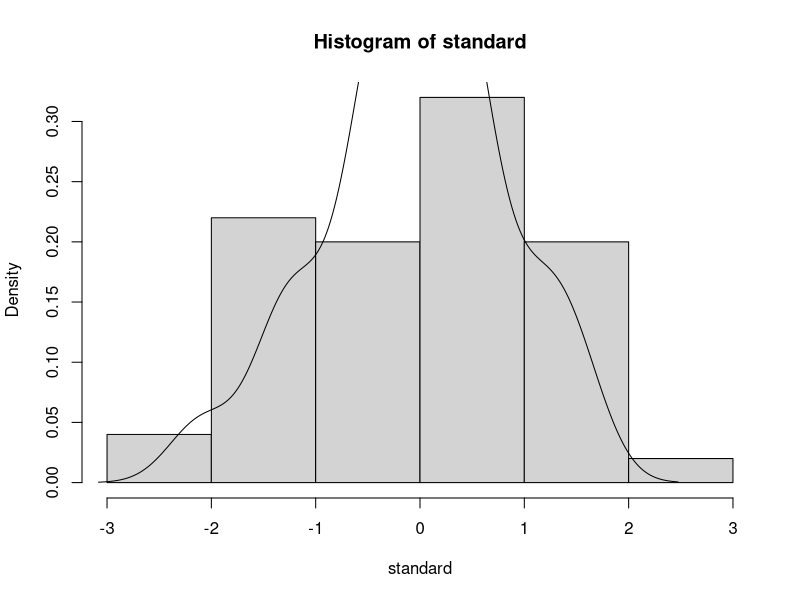

The R source for this figure:
## Task 3:

## Function that takes as an input Normal Distribution and produces a
## Standard Normal Distribution:
standard.normal.distribution = function(x,mean,variance) {
    return ((x - mean) / sqrt(variance))
}

## Generate 50 random variables from N(5,5):
random.variables = rnorm(n=50, mean=5, sd=sqrt(5))

## Transform the generated random variables into a Standard Normal Distribution:
standard = sapply(random.variables, FUN=function(x) standard.normal.distribution(x,5,5))

## Compare against Standard Normal Distribution:
hist(standard,probability=TRUE)
lines(density(rnorm(n=50,mean=0,sd=1)))

